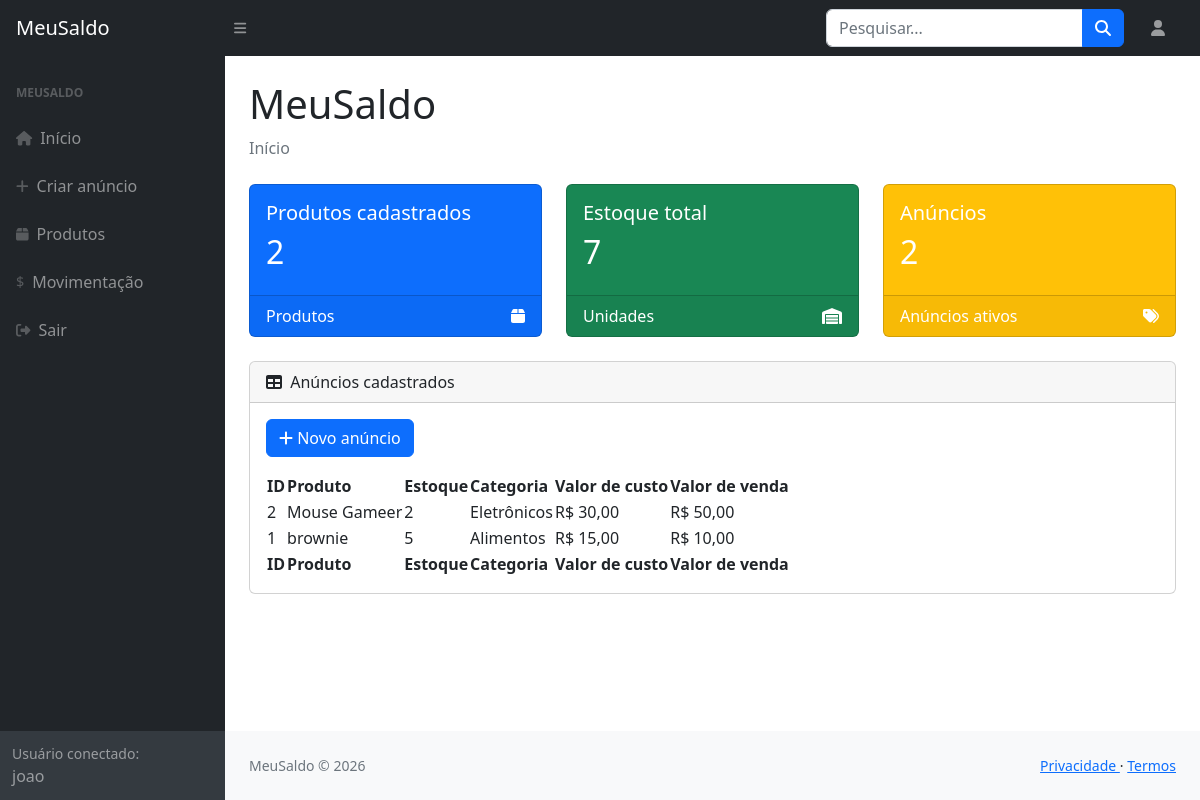
Screenshot of /MeuSaldo/index.php (signed in) with the database file from the repository.
### tables this page shows
CREATE TABLE `anuncios` (
  `idAnuncio` int NOT NULL,
  `Usuarios_idUsuario` int NOT NULL,
  `nomeProduto` varchar(30) NOT NULL,
  `estoqueProduto` int NOT NULL,
  `categoriaAnuncio` varchar(50) NOT NULL,
  `valorCustoAnuncio` decimal(10,2) NOT NULL,
  `valorAnuncio` decimal(10,2) NOT NULL
);

### MeuSaldo/header.php (called while the page is built, shortened)
<?php
    if(isset($_SESSION['logado']) && $_SESSION['logado'] === true){
        $idUsuario    = $_SESSION['idUsuario'];
        $nomeUsuario  = $_SESSION['nomeUsuario'];
        $nomeCompleto = explode(' ', $nomeUsuario);
        $primeiroNome = $nomeCompleto[0];
    }
?>

### MeuSaldo/index.php (the view, shortened to what this page needs)
<?php include "header.php" ?>
<?php
include "conexaoBD.php";
$idUsuario = (int) $idUsuario;
$sqlAnuncios = "SELECT
                    idAnuncio,
                    nomeProduto,
                    estoqueProduto,
                    categoriaAnuncio,
                    valorCustoAnuncio,
                    valorAnuncio
                FROM Anuncios
                WHERE Usuarios_idUsuario = $idUsuario
                ORDER BY idAnuncio DESC";
$resultadoAnuncios = mysqli_query($conn, $sqlAnuncios);
$quantidadeProdutos = mysqli_num_rows($resultadoAnuncios);
$sqlEstoque = "SELECT SUM(estoqueProduto) AS estoqueTotal
               FROM Anuncios
               WHERE Usuarios_idUsuario = $idUsuario";
$resultadoEstoque = mysqli_query($conn, $sqlEstoque);
$dadosEstoque = mysqli_fetch_assoc($resultadoEstoque);
$estoqueTotal = $dadosEstoque['estoqueTotal'] ?? 0;
$resultadoAnuncios = mysqli_query($conn, $sqlAnuncios);
?>
<!DOCTYPE html>
<html lang="pt-br">
<head>
    <link href="https://cdn.jsdelivr.net/npm/simple-datatables@7.1.2/dist/style.min.css"
          rel="stylesheet" />
    <link href="css/styles.css"
          rel="stylesheet" />
</head>
<body class="sb-nav-fixed">
<nav class="sb-topnav navbar navbar-expand navbar-dark bg-dark">
    <a class="navbar-brand ps-3"
       href="index.php">
        MeuSaldo
    </a>
    <button class="btn btn-link btn-sm order-1 order-lg-0 me-4 me-lg-0"
            id="sidebarToggle"
            href="#!">
        <i class="fas fa-bars"></i>
    </button>
    <form class="d-none d-md-inline-block form-inline ms-auto me-0 me-md-3 my-2 my-md-0">
        <div class="input-group">
            <input class="form-control"
                   type="text"
                   placeholder="Pesquisar..."
                   aria-label="Pesquisar" />
            <button class="btn btn-primary"
                    id="btnNavbarSearch"
                    type="button">
                <i class="fas fa-search"></i>
            </button>
        </div>
    </form>
    <?php
        if(isset($_SESSION['logado']) && $_SESSION['logado'] === true){
            echo"
            <ul class='navbar-nav ms-auto ms-md-0 me-3 me-lg-4'>
                <li class='nav-item dropdown'>
                    <a class='nav-link '
                    id='navbarDropdown'
                    href='#'
                    role='button'
                    data-bs-toggle=dropdown'
                    aria-expanded='false'>
                        <i class='fas fa-user fa-fw'></i>
                    </a>
        ";
        }
    ?>
</nav>
<div id="layoutSidenav">
    <div id="layoutSidenav_nav">
        <nav class="sb-sidenav accordion sb-sidenav-dark"
             id="sidenavAccordion">
            <div class="sb-sidenav-menu">
                <div class="nav">
                    <div class="sb-sidenav-menu-heading">
                        MeuSaldo
                    </div>
                    <a class="nav-link"
                       href="index.php">
                        <div class="sb-nav-link-icon">
                            <i class="fas fa-home"></i>
                        </div>
                        Início
                    </a>
                    <?php
                        if(isset($_SESSION['logado']) && $_SESSION['logado'] === true){
                        echo"
                            <a class='nav-link'
                            href='formAnuncio.php'>
                                <div class='sb-nav-link-icon'>
                                    <i class='fas fa-plus'></i>
                                </div>
                                Criar anúncio
                            </a>
                            <a class='nav-link'
                            href='listaProdutos.php'>
                                <div class='sb-nav-link-icon'>
                                    <i class='fas fa-box'></i>
                                </div>
                                Produtos
                            </a>
                            <a class='nav-link'
                            href='movimentacao.php'>
                                <div class='sb-nav-link-icon'>
                                    $
                                </div>
                                Movimentação
                            </a>
                            <a class='nav-link'
                            href='logout.php'>
                                <div class='sb-nav-link-icon'>
                                    <i class='fas fa-sign-out-alt'></i>
                                </div>
                                Sair
                            </a>
                            ";
                        }
                    ?>
                </div>
            </div>
            <div class="sb-sidenav-footer">
                <div class="small">
                    Usuário conectado:
                </div>
                <?php
                if (isset($primeiroNome)) {
                    echo htmlspecialchars($primeiroNome);
                } else {
                    echo "Nenhum usuário conectado";
                }
                ?>
            </div>
        </nav>
    </div>
    <div id="layoutSidenav_content">
        <main>
            <div class="container-fluid px-4">
                <h1 class="mt-4">
                    MeuSaldo
                </h1>
                <ol class="breadcrumb mb-4">
                    <li class="breadcrumb-item active">
                        Início
                    </li>
                </ol>
                <div class="row">
                    <div class="col-xl-4 col-md-6">
                        <div class="card bg-primary text-white mb-4">
                            <div class="card-body">
                                <h5>
                                    Produtos cadastrados
                                </h5>
                                <h2>
                                    <?php
                                    echo $quantidadeProdutos;
                                    ?>
                                </h2>
                            </div>
                            <div class="card-footer d-flex align-items-center justify-content-between">
                                <span>
                                    Produtos
                                </span>
                                <i class="fas fa-box"></i>
                            </div>
                        </div>
                    </div>
                    <div class="col-xl-4 col-md-6">
                        <div class="card bg-success text-white mb-4">
                            <div class="card-body">
                                <h5>
                                    Estoque total
                                </h5>
                                <h2>
                                    <?php
                                    echo $estoqueTotal;
                                    ?>
                                </h2>
                            </div>
                            <div class="card-footer d-flex align-items-center justify-content-between">
                                <span>
                                    Unidades
                                </span>
                                <i class="fas fa-warehouse"></i>
                            </div>
                        </div>
                    </div>
                    <div class="col-xl-4 col-md-6">
                        <div class="card bg-warning text-white mb-4">
                            <div class="card-body">
                                <h5>
                                    Anúncios
                                </h5>
                                <h2>
                                    <?php
                                    echo $quantidadeProdutos;
                                    ?>
                                </h2>
                            </div>
                            <div class="card-footer d-flex align-items-center justify-content-between">
                                <span>
                                    Anúncios ativos
                                </span>
                                <i class="fas fa-tags"></i>
                            </div>
                        </div>
                    </div>
                </div>
                <div class="card mb-4">
                    <div class="card-header">
                        <i class="fas fa-table me-1"></i>
                        Anúncios cadastrados
                    </div>
                    <div class="card-body">
                        <div class="mb-3">
                            <a href="formAnuncio.php"
                               class="btn btn-primary">
                                <i class="fas fa-plus"></i>
                                Novo anúncio
                            </a>
                        </div>
                        <div class="table-responsive">
                            <table id="datatablesSimple">
                                <thead>
                                    <tr>
                                        <th>ID</th>
                                        <th>Produto</th>
                                        <th>Estoque</th>
                                        <th>Categoria</th>
                                        <th>Valor de custo</th>
                                        <th>Valor de venda</th>
                                    </tr>
                                </thead>
                                <tfoot>
                                    <tr>
                                        <th>ID</th>
                                        <th>Produto</th>
                                        <th>Estoque</th>
                                        <th>Categoria</th>
                                        <th>Valor de custo</th>
                                        <th>Valor de venda</th>
                                    </tr>
                                </tfoot>
                                <tbody>
                                <?php
                                if (
                                    $resultadoAnuncios &&
                                    mysqli_num_rows($resultadoAnuncios) > 0
                                ) {
                                    while (
                                        $anuncio =
                                        mysqli_fetch_assoc(
                                            $resultadoAnuncios
                                        )
                                    ) {
                                        ?>
                                        <tr>
                                            <td>
                                                <?php
                                                echo htmlspecialchars(
                                                    $anuncio['idAnuncio']
                                                );
                                                ?>
                                            </td>
                                            <td>
                                                <?php
                                                echo htmlspecialchars(
                                                    $anuncio['nomeProduto']
                                                );
                                                ?>
                                            </td>
                                            <td>
                                                <?php
                                                echo htmlspecialchars(
                                                    $anuncio['estoqueProduto']
                                                );
                                                ?>
                                            </td>
                                            <td>
                                                <?php
                                                echo htmlspecialchars(
                                                    $anuncio['categoriaAnuncio']
                                                );
                                                ?>
                                            </td>
                                            <td>
                                                R$
                                                <?php
                                                echo number_format(
                                                    $anuncio[
                                                        'valorCustoAnuncio'
                                                    ],
                                                    2,
                                                    ',',
                                                    '.'
                                                );
                                                ?>
                                            </td>
                                            <td>
                                                R$
                                                <?php
                                                echo number_format(
                                                    $anuncio[
                                                        'valorAnuncio'
                                                    ],
                                                    2,
                                                    ',',
                                                    '.'
                                                );
                                                ?>
                                            </td>
                                        </tr>
                                        <?php
                                    }
                                }
                                ?>
                                </tbody>
                            </table>
                        </div>
                    </div>
                </div>
            </div>
        </main>
        <footer class="py-4 bg-light mt-auto">
            <div class="container-fluid px-4">
                <div class="d-flex align-items-center justify-content-between small">
                    <div class="text-muted">
                        MeuSaldo © 2026
                    </div>
                    <div>
                        <a href="#">
                            Privacidade
                        </a>
                        &middot;
                        <a href="#">
                            Termos
                        </a>
                    </div>
                </div>
            </div>
        </footer>
    </div>
</div>
</body>
</html>

### rows the page displays
anuncios: idAnuncio "2", nomeProduto "Mouse Gameer", estoqueProduto "2", categoriaAnuncio "Eletrônicos", valorCustoAnuncio "30,00", valorAnuncio "50,00"
anuncios: idAnuncio "1", nomeProduto "brownie", estoqueProduto "5", categoriaAnuncio "Alimentos", valorCustoAnuncio "15,00", valorAnuncio "10,00"

### other values shown
$primeiroNome "joao"
$quantidadeProdutos "2"
$estoqueTotal "7"
